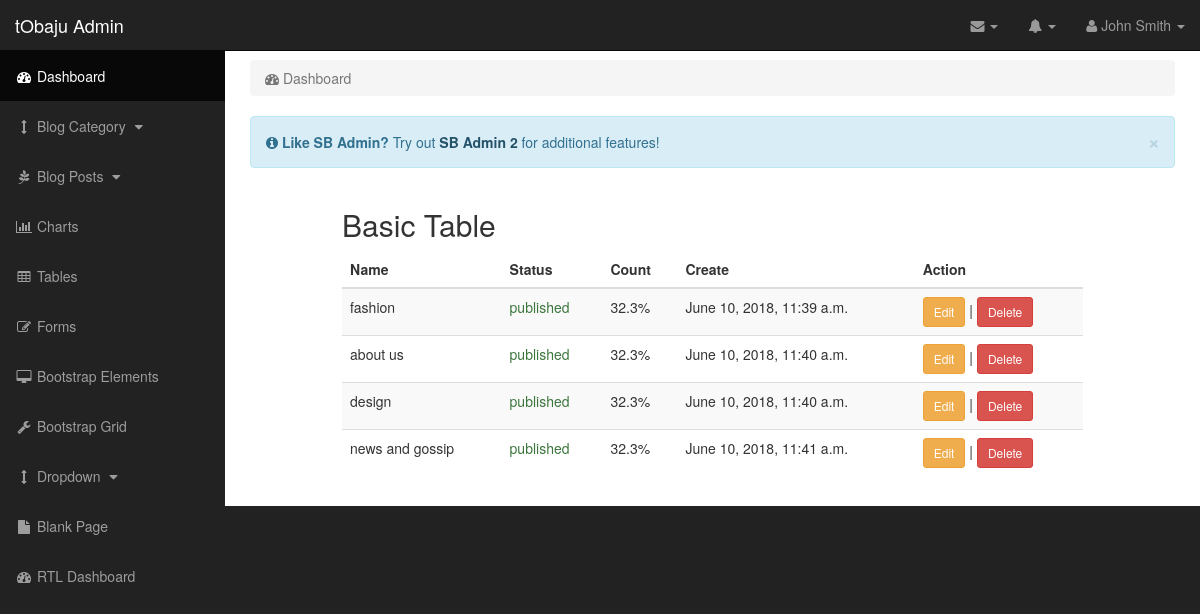
Before: /dashboard/blog_categories/ with the older database file.
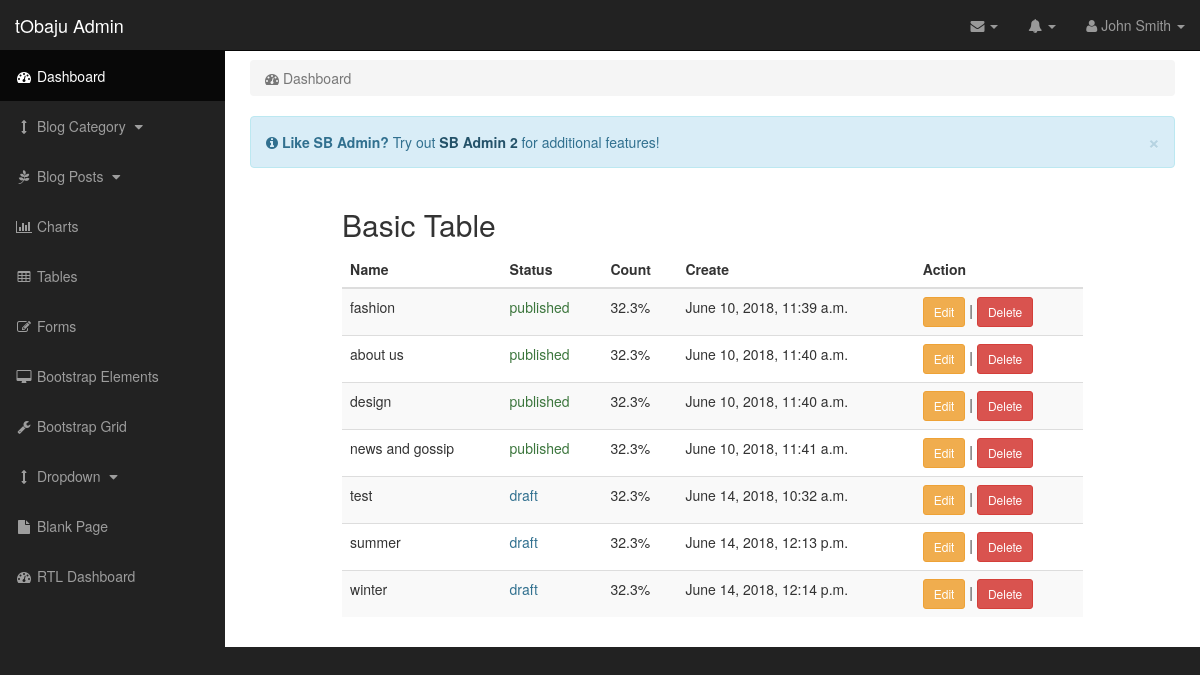
After: the same page with the newer database file.
### blog/models.py (models this page shows, shortened)
class PostCategory(models.Model):
    CHOICES = (
        ('draft', 'Draft'),
        ('published', 'Published'),
    )
    name = models.CharField(max_length=250)
    description = models.TextField()
    image = models.ImageField(upload_to='blog/category/%Y/%m/%d/')
    status = models.CharField(choices=CHOICES, max_length=20)
    create = models.DateTimeField(auto_now_add=True)
    update = models.DateTimeField(auto_now=True)
    class Meta:
        verbose_name = 'category'
        verbose_name_plural = 'Post Categories'

### dashboard/views.py (the view)
def blog_categories(request):
    categories = PostCategory.objects.all()
    template = 'dashboard/blog/category/categories.html'
    context = {
        'categories': categories,
    }
    return render(request, template, context)

### templates/dashboard/blog/category/categories.html (shortened to what this page needs)
{% extends 'dashboard/dashboard-base.html' %}
{% block content %}
    <div class="col-md-10 col-md-offset-1">
        <h2>Basic Table</h2>
        <div class="table-responsive">
            <table class="table table-hover table-striped">
                <thead>
                <tr>
                    <th>Name</th>
                    <th>Status</th>
                    <th>Count</th>
                    <th>Create</th>
                    <th>Action</th>
                </tr>
                </thead>
                <tbody>
                {% for category in categories %}
                    <tr>
                        <td>{{ category.name }}</td>
                        <td class="{% if category.status == 'published' %}text-success{% else %}text-info{% endif %}">{{ category.status }}</td>
                        <td>32.3%</td>
                        <td>{{ category.create }}</td>
                        <td><a href="" class="btn btn-warning btn-sm">Edit</a> | <a href=""
                                                                                    class="btn btn-danger btn-sm">Delete</a>
                        </td>
                    </tr>
                {% endfor %}
                </tbody>
            </table>
        </div>
    </div>
{% endblock %}

Changed rows visible on the page:
added PostCategory: name "test", status "draft", create "June 14, 2018, 10:32 a.m."
added PostCategory: name "summer", status "draft", create "June 14, 2018, 12:13 p.m."
added PostCategory: name "winter", status "draft", create "June 14, 2018, 12:14 p.m."
